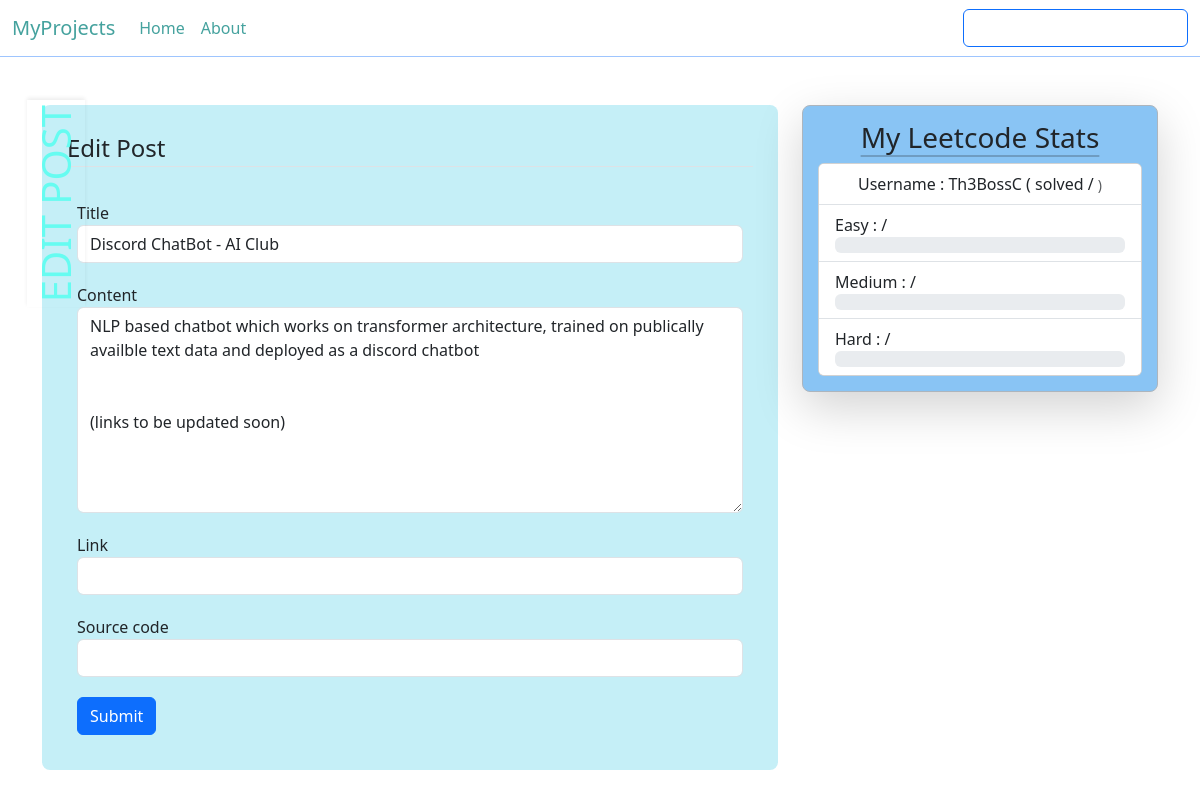
/posts/6/update (signed in), run on an earlier commit of the app's database.
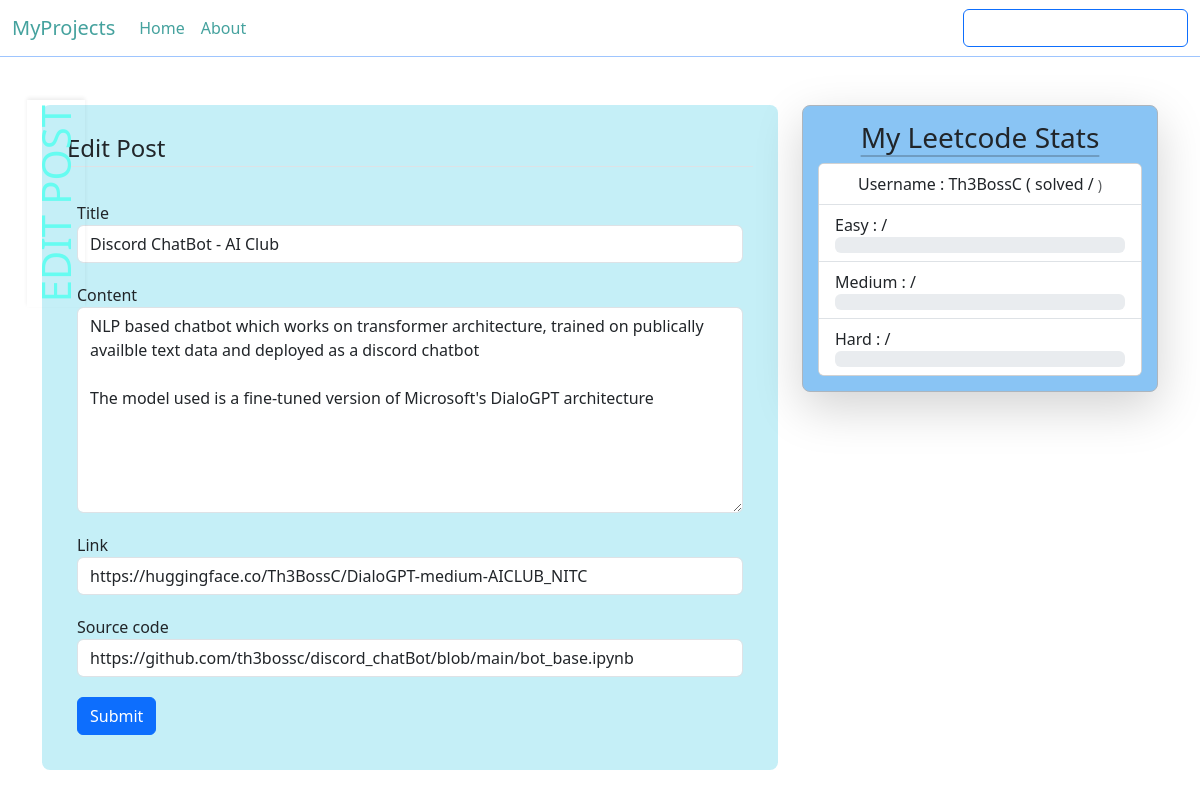
And on a later commit of the database.
### myProjects/models.py (models this page shows, shortened)
class Post(db.Model):
    id = db.Column(db.Integer, primary_key = True)
    title = db.Column(db.String(100), nullable = False)
    date_posted = db.Column(db.DateTime(), nullable = False, default = datetime.utcnow)
    content = db.Column(db.Text, nullable = False)
    user_id = db.Column(db.Integer, db.ForeignKey('user.id'), nullable = False)
    link  = db.Column(db.String(300), nullable = True)
    source_code = db.Column(db.String(300), nullable = True)

### myProjects/posts/routes.py (the view)
@posts.route('/posts/<int:post_id>/update', methods = ['GET', 'POST'])
@login_required
def update_post(post_id):
    post = Post.query.get_or_404(post_id)
    if post.author != current_user:
        abort(403)
    form = newPostForm()
    if form.validate_on_submit():
        post.title = form.title.data
        post.content = form.content.data
        post.link = form.link.data
        post.source_code = form.source.data
        db.session.commit()
        flash(message = "Post updated successfully", category = "info")
        return redirect(url_for('posts.post', post_id = post_id))
    elif request.method == 'GET':
        form.title.data = post.title
        form.content.data = post.content
        if post.link:
            form.link.data = post.link
        if post.source_code:
            form.source.data = post.source_code
    return render_template('newpost.html', page_details = "Edit Post", title = "Edit Post",  form = form, post = post, legend = "Edit Post")

### myProjects/posts/forms.py
class newPostForm(FlaskForm):
    title = StringField(
        label = "Title",
        validators = [DataRequired(), Length(max = 25)]
    )
    content = TextAreaField(
        label = "Content",
        validators = [DataRequired()]
    )
    link = URLField(
        label = 'Link'
    )
    source = URLField(
        label = "Source code"
    )
    submit = SubmitField(label = 'Submit')

### myProjects/models.py (called while the page is built)
@login_manager.user_loader
def load_user(user_id):
    return User.query.get(int(user_id))

### myProjects/templates/newpost.html (shortened to what this page needs)
{% extends 'layout.html' %}
{% block content %}
    <div class = "main-content">
        <form method = "POST" action = "">
            <fieldset class = "form-group">
                <legend class = "border-bottom mb-4">
                    {{legend}}
                </legend>
                <div class = "form-group">
                    {{form.title.label(class = "form-control-label")}}
                    {% if form.title.errors %}
                        {{form.title(class = "form-control form-control-md is-invalid")}}
                        <div class = "invalid-feedback">
                            {% for error in form.title.errors %}
                                <span> {{error}} </span>
                            {% endfor %}
                        </div>
                    {% else %}
                        {{form.title(class = "form-control form-control-md")}}
                    {% endif %}
                </div>
                <div class = "form-group">
                    {{form.content.label(class = "form-control-label")}}
                    {% if form.content.errors %}
                        {{form.content(class = "form-control form-control-md is-invalid")}}
                        <div class = "invalid-feedback">
                            {% for error in form.content.errors %}
                                <span> {{error}} </span>
                            {% endfor %}
                        </div>
                    {% else %}
                        {{form.content(class = "form-control form-control-md", rows = '8')}}
                    {% endif %}
                </div>
                <div class = "form-group">
                    {{form.link.label(class = "form-control-label")}}
                    {% if form.link.errors %}
                        {{form.link(class = "form-control form-control-md is-invalid")}}
                        <div class = "invalid-feedback">
                            {% for error in form.link.errors %}
                                <span> {{error}} </span>
                            {% endfor %}
                        </div>
                    {% else %}
                        {{form.link(class = "form-control form-control-md", rows = '8')}}
                    {% endif %}
                </div>
                <div class = "form-group">
                    {{form.source.label(class = "form-control-label")}}
                    {% if form.source.errors %}
                        {{form.source(class = "form-control form-control-md is-invalid")}}
                        <div class = "invalid-feedback">
                            {% for error in form.source.errors %}
                                <span> {{error}} </span>
                            {% endfor %}
                        </div>
                    {% else %}
                        {{form.source(class = "form-control form-control-md", rows = '8')}}
                    {% endif %}
                </div>
                <div class = "form-group">
                    {{form.submit(class = 'btn btn-primary')}}
                </div>
            </fieldset>
        </form>
    </div>
{% endblock %}

What changed in the data, as far as the page shows it:
changed Post "Discord ChatBot - AI Club": content "NLP based chatbot which works on transformer architecture, trained on publically availble text data and deployed as a discord chatbot (links to be updated soon)" → "…as a discord chatbot The model used is a fine-tuned version of Microsoft's DialoGPT architecture"; link (not shown) → "https://huggingface.co/Th3BossC/DialoGPT-medium-AICLUB_NITC"
Also different on the page:
form field source: (not shown) → "https://github.com/th3bossc/discord_chatBot/blob/main/bot_base.ipynb"
